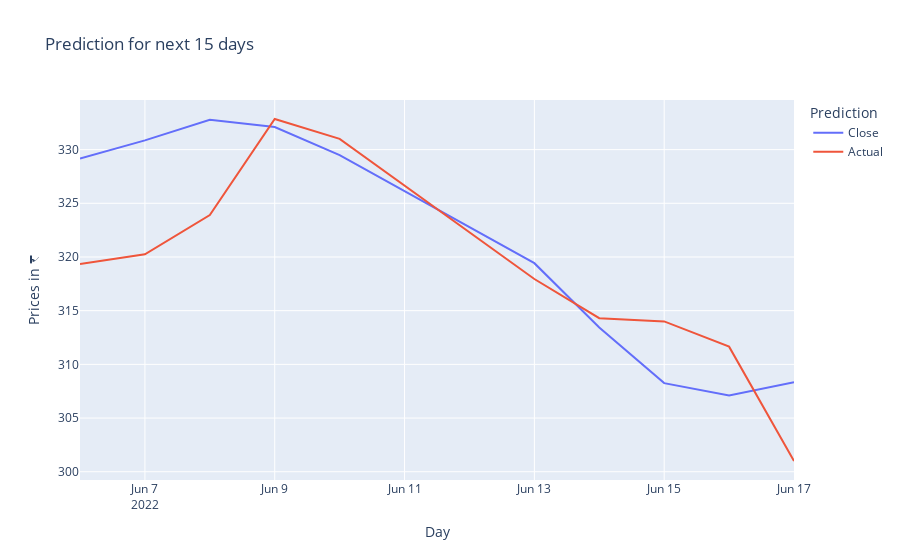

Here is the notebook cell this chart was saved with:
### Code cell
fig = px.line( df_forecast,
                        x=df_forecast.index,
                        y=['Close','Actual'],
                        title="Prediction for next {0} days".format(n_future),
                        labels=dict(variable="Prediction"))
fig.update_yaxes(title_text='Prices in ₹')
fig.update_xaxes(title_text='Day')
fig

### Figure 1 — Plotly figure (JSON) as saved in the notebook; plotly's stock layout.template omitted (floating-point values rounded to 4 significant figures)
{"data": [{"hovertemplate": "Prediction=Close<br>Date=%{x}<br>value=%{y}<extra></extra>", "legendgroup": "Close", "line": {"color": "#636efa", "dash": "solid"}, "marker": {"symbol": "circle"}, "mode": "lines", "name": "Close", "orientation": "v", "showlegend": true, "type": "scatter", "x": ["2022-06-06T00:00:00", "2022-06-07T00:00:00", "2022-06-08T00:00:00", "2022-06-09T00:00:00", "2022-06-10T00:00:00", "2022-06-13T00:00:00", "2022-06-14T00:00:00", "2022-06-15T00:00:00", "2022-06-16T00:00:00", "2022-06-17T00:00:00"], "xaxis": "x", "y": [329.2, 330.9, 332.8, 332.1, 329.5, 319.4, 313.4, 308.3, 307.1, 308.3], "yaxis": "y"}, {"hovertemplate": "Prediction=Actual<br>Date=%{x}<br>value=%{y}<extra></extra>", "legendgroup": "Actual", "line": {"color": "#EF553B", "dash": "solid"}, "marker": {"symbol": "circle"}, "mode": "lines", "name": "Actual", "orientation": "v", "showlegend": true, "type": "scatter", "x": ["2022-06-06T00:00:00", "2022-06-07T00:00:00", "2022-06-08T00:00:00", "2022-06-09T00:00:00", "2022-06-10T00:00:00", "2022-06-13T00:00:00", "2022-06-14T00:00:00", "2022-06-15T00:00:00", "2022-06-16T00:00:00", "2022-06-17T00:00:00"], "xaxis": "x", "y": [319.4, 320.2, 323.9, 332.9, 331, 318.0, 314.3, 314, 311.6, 301], "yaxis": "y"}], "layout": {"legend": {"title": {"text": "Prediction"}, "tracegroupgap": 0}, "title": {"text": "Prediction for next 15 days"}, "xaxis": {"anchor": "y", "domain": [0, 1], "title": {"text": "Day"}}, "yaxis": {"anchor": "x", "domain": [0, 1], "title": {"text": "Prices in ₹"}}}}
